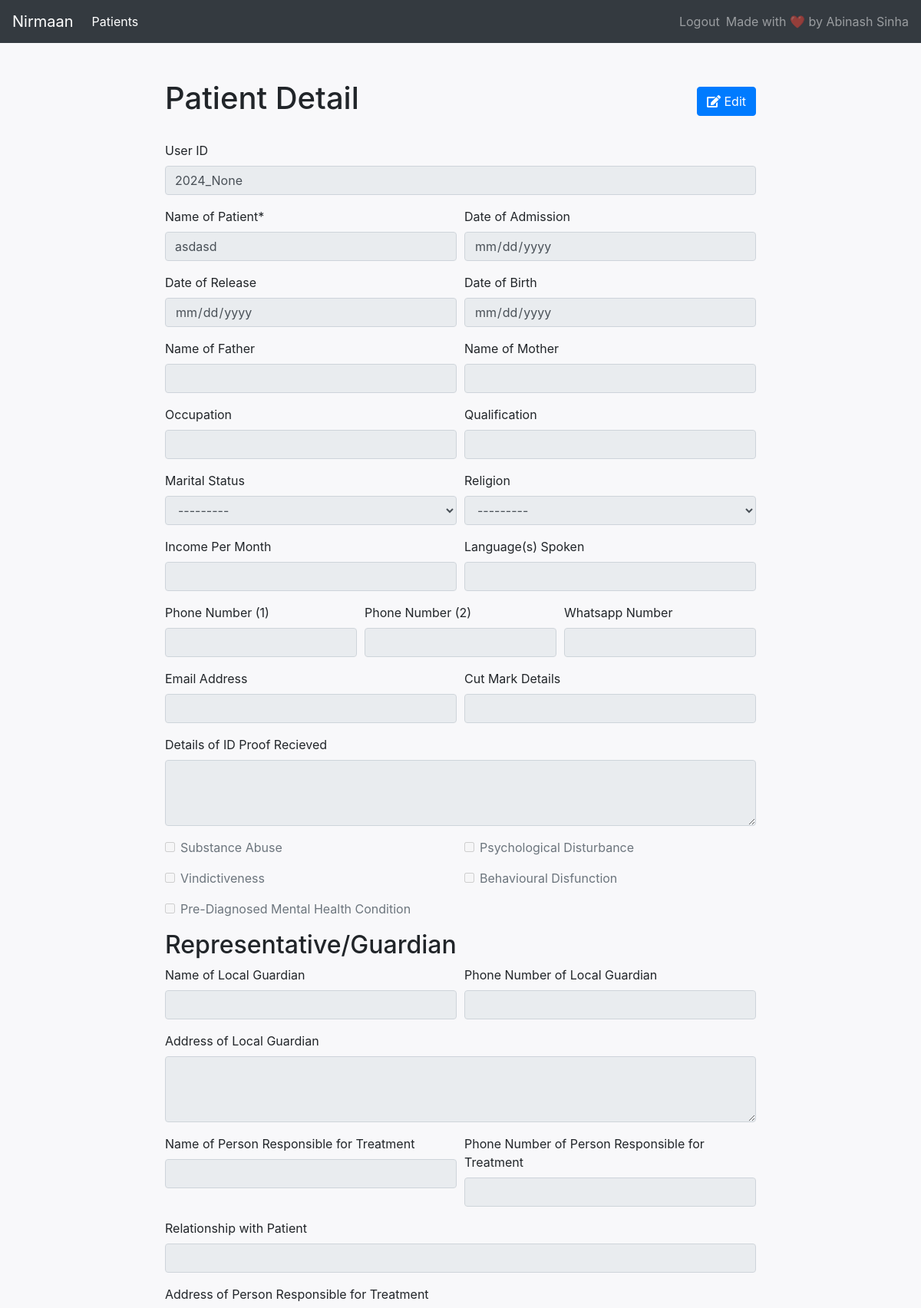
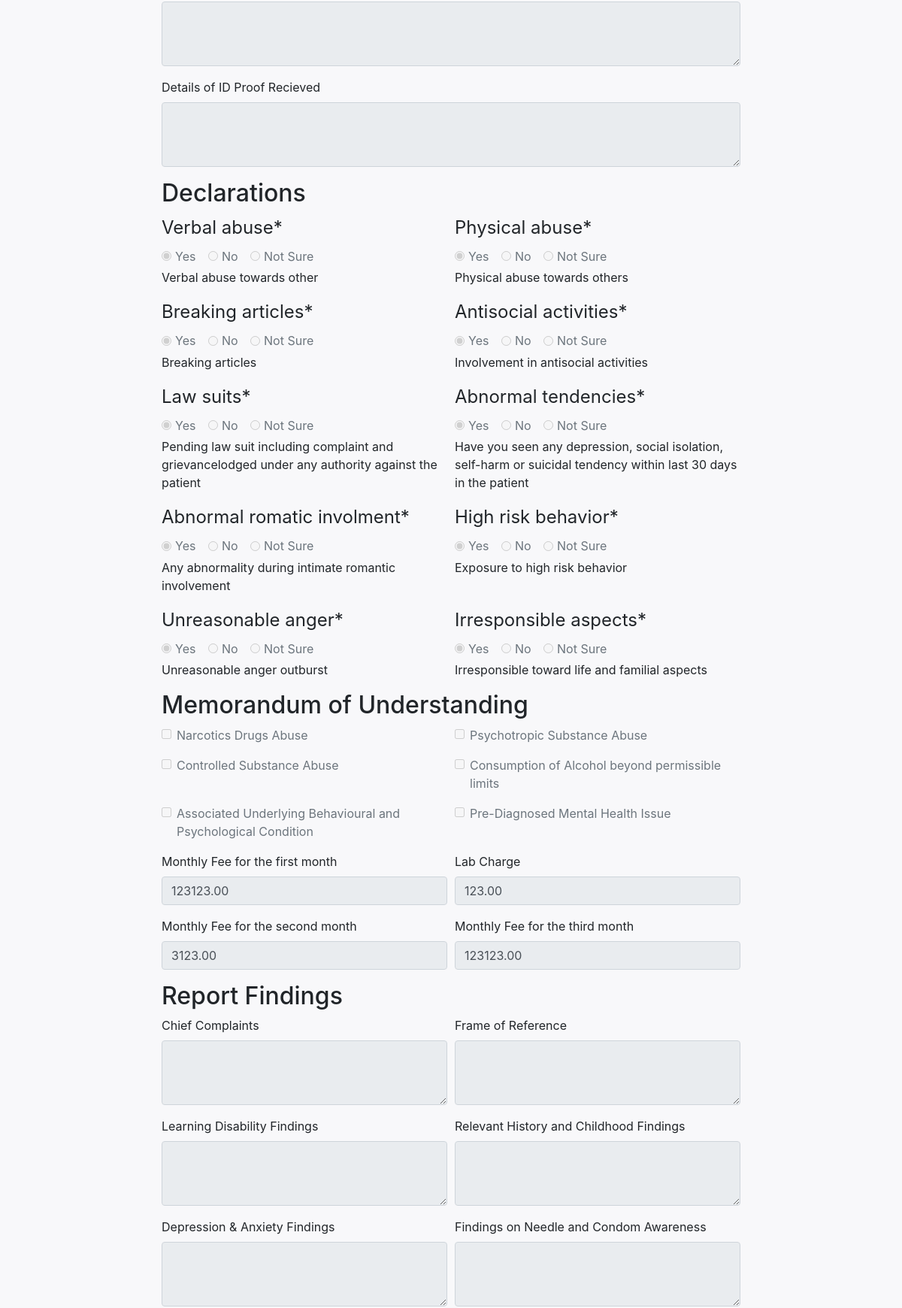
Screenshot of /view_patient/69/ (signed in, upper part) with the database file from the repository (2 pictures, top to bottom).
### patient/models.py (models this page shows, shortened)
class Patient(models.Model):
	uuid = models.CharField(max_length=10, blank=True, null=True)
	name = models.CharField(name='name', verbose_name="Name of Patient", max_length=100)
	admission_date = models.DateField(name='admission_date', verbose_name="Date of Admission", blank=True, null=True)
	release_date = models.DateField(name='release_date', verbose_name="Date of Release", blank=True, null=True)
	date_of_birth = models.DateField(name='date_of_birth', verbose_name="Date of Birth", blank=True, null=True)
	father_name = models.CharField(name='father_name', verbose_name="Name of Father", blank=True, null=True, max_length=100)
	mother_name = models.CharField(name='mother_name', verbose_name="Name of Mother", blank=True, null=True, max_length=100)
	image = models.ImageField(upload_to='patient_images/', blank=True, null=True)
	occupation = models.CharField(name='occupation', verbose_name="Occupation", blank=True, null=True, max_length=100)
	qualification = models.CharField(name='qualification', verbose_name="Qualification", blank=True, null=True, max_length=100)
	MARRIED = 'Married'
	UNMARRIED = 'Unmarried'
	MARITAL_STATUS_CHOICES = [
        (MARRIED, 'Married'),
        (UNMARRIED, 'Unmarried'),
    ]
	marital_status = models.CharField(name='marital_status', verbose_name="Marital Status", blank=True, null=True, max_length=50, choices=MARITAL_STATUS_CHOICES)
	HINDU = 'Hindu'
	MUSLIM = 'Muslim'
	CHRISTIAN = 'Christian'
	OTHER = 'Other'
	RELIGION_CHOICES = [
		(HINDU, 'Hindu'),
		(MUSLIM, 'Muslim'),
		(CHRISTIAN, 'Christian'),
		(OTHER, 'Other'),
	]
	religion = models.CharField(name='religion', verbose_name="Religion", blank=True, null=True, max_length=100, choices=RELIGION_CHOICES)
	income_pm = models.DecimalField(name='income_pm', verbose_name="Income Per Month", blank=True, null=True, max_digits=10, decimal_places=2)
	language_spoken = models.CharField(name='language_spoken', verbose_name="Language(s) Spoken", blank=True, null=True, max_length=100)
	phone_number_1 = models.IntegerField(name='phone_number_1', verbose_name="Phone Number (1)", blank=True, null=True, max_length=10)
	phone_number_2 = models.IntegerField(name='phone_number_2', verbose_name="Phone Number (2)", blank=True, null=True, max_length=10)
	whatsapp_number = models.IntegerField(name='whatsapp_number', verbose_name="Whatsapp Number", blank=True, null=True, max_length=10)
	email_id = models.EmailField(name='email_id', verbose_name="Email Address", blank=True, null=True)
	details_of_id_proof_recieved = models.TextField(name='details_of_id_proof_recieved', verbose_name="Details of ID Proof Recieved", blank=True, null=True)
	cut_mark_detail = models.CharField(name="cut_mark_detail", verbose_name="Cut Mark Details", blank=True, null=True, max_length=100)
	CONDITIONS = [
        ('substance_abuse', 'Substance Abuse'),
        ('psychological_disturbance', 'Psychological Disturbance'),
        ('vindictiveness', 'Vindictiveness'),
        ('behavioural_disfunctions', 'Behavioural Disfunction'),
        ('prediagnosed_mental_condition', 'Pre-Diagnosed Mental Health Condition'),
    ]
	substance_abuse = models.BooleanField(default=False)
	psychological_disturbance = models.BooleanField(default=False)
	vindictiveness = models.BooleanField(default=False)
	behavioural_disfunctions = models.BooleanField(default=False)
	prediagnosed_mental_condition = models.BooleanField(default=False)

class Representative(models.Model):
	patient = models.ForeignKey(Patient, on_delete=models.CASCADE)
	name_of_local_guardian = models.CharField(name='name_of_local_guardian', verbose_name="Name of Local Guardian", blank=True, null=True, max_length=100)
	address_of_local_guardian = models.TextField(name='address_of_local_guardian', verbose_name="Address of Local Guardian", blank=True, null=True)
	phone_number_local_guardian = models.IntegerField(name='phone_number_local_guardian', verbose_name="Phone Number of Local Guardian", blank=True, null=True, max_length=10)
	name_of_person_responsible_for_treatment = models.CharField(name='name_of_person_responsible_for_treatment', verbose_name="Name of Person Responsible for Treatment", blank=True, null=True, max_length=100)
	relationship_with_patient = models.CharField(name='relationship_with_patient', verbose_name="Relationship with Patient", blank=True, null=True, max_length=100)
	address_of_person_responsible = models.CharField(name='address_of_person_responsible', verbose_name="Address of Person Responsible for Treatment", blank=True, null=True, max_length=100)
	phone_number_person_responsible = models.IntegerField(name='phone_number_person_responsible', verbose_name="Phone Number of Person Responsible for Treatment", blank=True, null=True, max_length=10)
	detail_of_id_proof_recieved = models.TextField(name='detail_of_id_proof_recieved', verbose_name="Details of ID Proof Recieved", blank=True, null=True)

class Declaration(models.Model):
	YES = 'Yes'
	NO = 'No'
	NOT_SURE = 'Not Sure'
	CHOICES = [
		(YES, 'Yes'),
		(NO, 'No'),
		(NOT_SURE, 'Not Sure'),
	]
	patient = models.ForeignKey(Patient, on_delete=models.CASCADE)
	verbal_abuse = models.CharField(blank=False, null=True, default=None, max_length=10, choices=CHOICES, help_text="Verbal abuse towards other")
	physical_abuse = models.CharField(blank=False, null=True, default=None, max_length=10, choices=CHOICES, help_text="Physical abuse towards others")
	breaking_articles = models.CharField(blank=False, null=True, default=None, max_length=10, choices=CHOICES, help_text="Breaking articles")
	antisocial_activities = models.CharField(blank=False, null=True, default=None, max_length=10, choices=CHOICES, help_text="Involvement in antisocial activities")
	law_suits = models.CharField(blank=False, null=True, default=None, max_length=10, choices=CHOICES, help_text="Pending law suit including complaint and grievancelodged under any authority against the patient")
	abnormal_tendencies = models.CharField(blank=False, null=True, default=None, max_length=10, choices=CHOICES, help_text="Have you seen any depression, social isolation, self-harm or suicidal tendency within last 30 days in the patient")
	abnormal_romatic_involment = models.CharField(blank=False, null=True, default=None, max_length=10, choices=CHOICES, help_text="Any abnormality during intimate romantic involvement")
	high_risk_behavior = models.CharField(blank=False, null=True, default=None, max_length=10, choices=CHOICES, help_text="Exposure to high risk behavior")
	unreasonable_anger = models.CharField(blank=False, null=True, default=None, max_length=10, choices=CHOICES, help_text="Unreasonable anger outburst")
	irresponsible_aspects = models.CharField(blank=False, null=True, default=None, max_length=10, choices=CHOICES, help_text="Irresponsible toward life and familial aspects")

class MOU(models.Model):
    CONDITIONS = [
        ('narcotics_drugs_abuse', 'Narcotics Drugs Abuse'),
        ('psychotropic_substance_abuse', 'Psychotropic Substance Abuse'),
        ('controlled_substance_abuse', 'Controlled Substance Abuse'),
        ('alcohol_beyond_permissible_limits', 'Alcohol beyond permissible limits'),
        ('behavioural_psychological_condition', 'Associated Underlying Behavioural and Psychological Condition'),
        ('mental_health_issue', 'Pre-Diagnosed Mental Health Issue'),
    ]
    patient = models.ForeignKey(Patient, on_delete=models.CASCADE)
    narcotics_drugs_abuse = models.BooleanField(default=False)
    psychotropic_substance_abuse = models.BooleanField(default=False)
    controlled_substance_abuse = models.BooleanField(default=False)
    alcohol_beyond_permissible_limits = models.BooleanField(default=False)
    behavioural_psychological_condition = models.BooleanField(default=False)
    mental_health_issue = models.BooleanField(default=False)
    monthly_fee_first_month = models.DecimalField(blank=True, null=True, max_digits=10, decimal_places=2)
    lab_charge = models.DecimalField(blank=True, null=True, max_digits=10, decimal_places=2)
    monthly_fee_second_month = models.DecimalField(blank=True, null=True, max_digits=10, decimal_places=2)
    monthly_fee_third_month = models.DecimalField(blank=True, null=True, max_digits=10, decimal_places=2)

class ReportFindings(models.Model):
    patient = models.ForeignKey(Patient, on_delete=models.CASCADE)
    chief_complaints = models.TextField(verbose_name="Chief Complaints", blank=True, null=True)
    frame_of_reference = models.TextField(verbose_name="Frame of Reference", blank=True, null=True)
    learning_disability_findings = models.TextField(verbose_name="Learning Disability Findings", blank=True, null=True)
    relevant_history_childhood_findings = models.TextField(verbose_name="Relevant History and Childhood Findings", blank=True, null=True)
    depression_anxiety_findings = models.TextField(verbose_name="Depression & Anxiety Findings", blank=True, null=True)
    findings_on_needle_condom_awareness = models.TextField(verbose_name="Findings on Needle and Condom Awareness", blank=True, null=True)
    findings_over_trauma = models.TextField(verbose_name="Findings over Trauma", blank=True, null=True)
    aspects_traits_of_personality = models.TextField(verbose_name="Aspects and Traits of Personality", blank=True, null=True)
    summary = models.TextField(verbose_name="Summary", blank=True, null=True)

### patient/views.py (the view)
# urls.py: path('view_patient/<int:patient_id>/', views.view_patient_details, name='view_patient'),
@login_required()
def view_patient_details(request, patient_id):
    patient = get_object_or_404(Patient, pk=patient_id)
    representative = Representative.objects.filter(patient=patient).first()
    declaration = Declaration.objects.filter(patient=patient).first()
    mou = MOU.objects.filter(patient=patient).first()
    item_quantities = ItemQuantity.objects.filter(patient=patient)
    reports = ReportFindings.objects.filter(patient=patient).first()
    temporary_releases = TemporaryRelease.objects.filter(patient=patient)
    judicial_proceedings = JudicialProceedings.objects.filter(patient=patient)
    context = {}
    patient_form = PatientForm(instance=patient)
    representative_form = RepresentativeForm(instance=representative)
    declaration_form = DeclarationForm(instance=declaration)
    mou_form = MOUForm(instance=mou)
    reports_form = ReportFindingsForm(instance=reports)
    context["patient_form"] = patient_form
    context["representative_form"] = representative_form
    context["declaration_form"] = declaration_form
    context["mou_form"] = mou_form
    context["item_quantities"] = list(item_quantities)
    context["reports_form"] = reports_form
    context["temporary_releases"] = list(temporary_releases)
    context["judicial_proceedings"] = list(judicial_proceedings)
    context["patient"] = patient
    return render(request, 'patient_details.html', context=context)

### templates/patient_details.html (shortened to what this page needs)
<!DOCTYPE html>
<html lang="en">
<head>
    {% load static %}
    <link rel="stylesheet" href="https://stackpath.bootstrapcdn.com/bootstrap/4.5.2/css/bootstrap.min.css">
    <link rel="stylesheet" href="https://cdnjs.cloudflare.com/ajax/libs/font-awesome/5.15.4/css/all.min.css">
    <link rel="stylesheet" href="{% static 'css/patient_details.styles.css' %}">
</head>
<body>
    <nav class="navbar navbar-expand-lg navbar-dark bg-dark">
        <a class="navbar-brand" href="{% url 'get_patients' %}">Nirmaan</a>
        <div class="collapse navbar-collapse" id="navbarNav">
            <ul class="navbar-nav mr-auto">
                <li class="nav-item active">
                    <a class="nav-link" href="{% url 'get_patients' %}">Patients</a>
                </li>
            </ul>
            <ul class="navbar-nav ml-auto">
                {% if user.is_authenticated %}
                    <li class="nav-item">
                        <a class="nav-link" href="{% url 'account_logout' %}">Logout</a>
                    </li>
                {% else %}
                    <li class="nav-item">
                        <a class="nav-link" href="{% url 'account_login' %}">Login</a>
                    </li>
                {% endif %}
            </ul>
            <span class="navbar-text">
                Made with ❤️ by Abinash Sinha
            </span>
        </div>
    </nav>
    <div class="container mt-5">
        <div class="d-flex justify-content-between align-items-center mb-4">
            <h1>Patient Detail</h1>
            <a href="{% url 'edit_patient' patient.id %}" class="btn btn-primary">
                <i class="fas fa-edit"></i> Edit
            </a>
        </div>
        {% load crispy_forms_tags %}
        <form method="post" enctype="multipart/form-data">
            <fieldset disabled="disabled">
                <div id="div_id_uuid" class="form-group">
                    <label for="id_name" class="">
                        User ID
                    </label>
                    <div>
                        <input type="text" name="uuid" value="{{ patient.uuid }}" maxlength="100" class="textinput form-control" required="false" id="id_uuid">
                    </div>
                </div>
                {% crispy patient_form %}
                <h2>Representative/Guardian</h2>
                {% crispy representative_form %}
                <h2>Declarations</h2>
                {% crispy declaration_form %}
                <h2>Memorandum of Understanding</h2>
                {% crispy mou_form %}
                <h2>Report Findings</h2>
                {% crispy reports_form %}
            </fieldset>
        </form>
    </div>
</body>
</html>

### static/css/patient_details.styles.css (style rules this page uses)
body { background-color: #f8f8fa; transition: background-color 0.3s, color 0.3s; }
.container { max-width: 800px; }

### rows the page displays
Patient: uuid "2024_None", name "asdasd", marital_status "---------", religion "---------"
Declaration: verbal_abuse "☑ Yes ☐ No ☐ Not Sure", physical_abuse "☑ Yes ☐ No ☐ Not Sure", breaking_articles "☑ Yes ☐ No ☐ Not Sure", antisocial_activities "☑ Yes ☐ No ☐ Not Sure", law_suits "☑ Yes ☐ No ☐ Not Sure", abnormal_tendencies "☑ Yes ☐ No ☐ Not Sure", abnormal_romatic_involment "☑ Yes ☐ No ☐ Not Sure", high_risk_behavior "☑ Yes ☐ No ☐ Not Sure", unreasonable_anger "☑ Yes ☐ No ☐ Not Sure", irresponsible_aspects "☑ Yes ☐ No ☐ Not Sure"
MOU: monthly_fee_first_month "123123.00", lab_charge "123.00", monthly_fee_second_month "3123.00", monthly_fee_third_month "123123.00"
